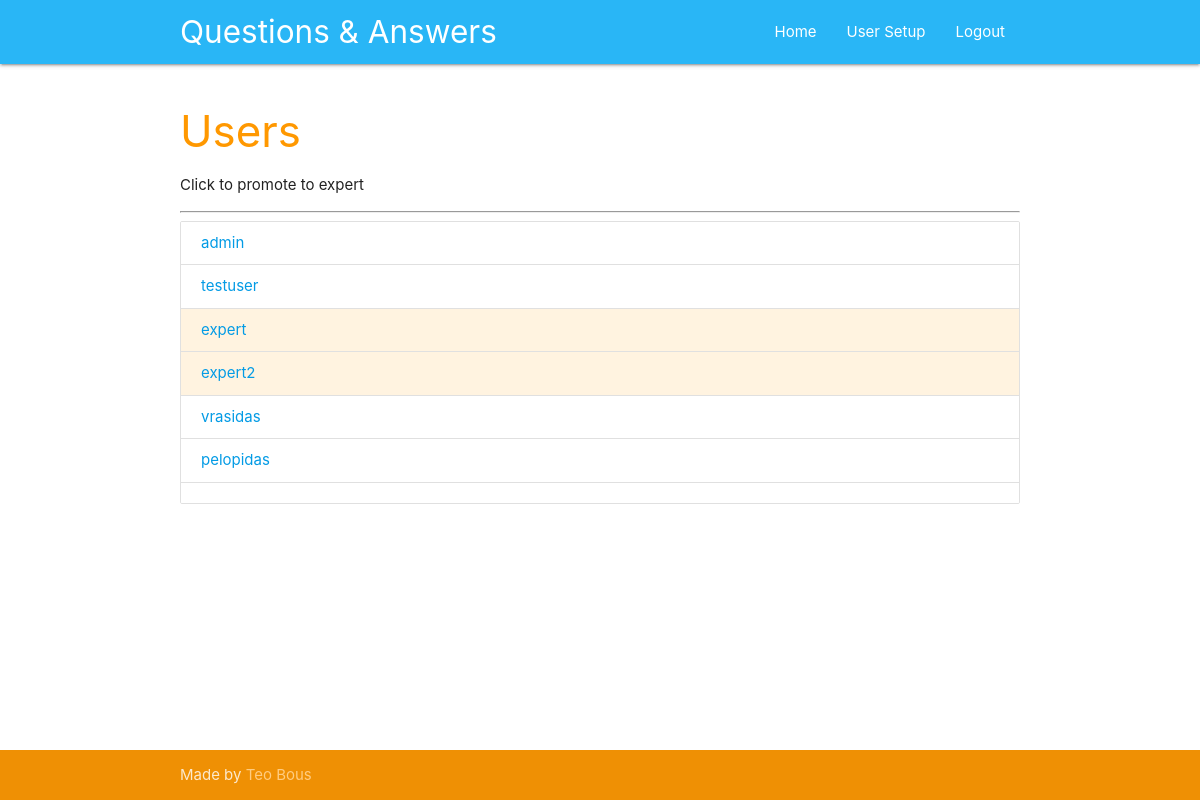
The page /users (signed in) on the database as committed earlier.
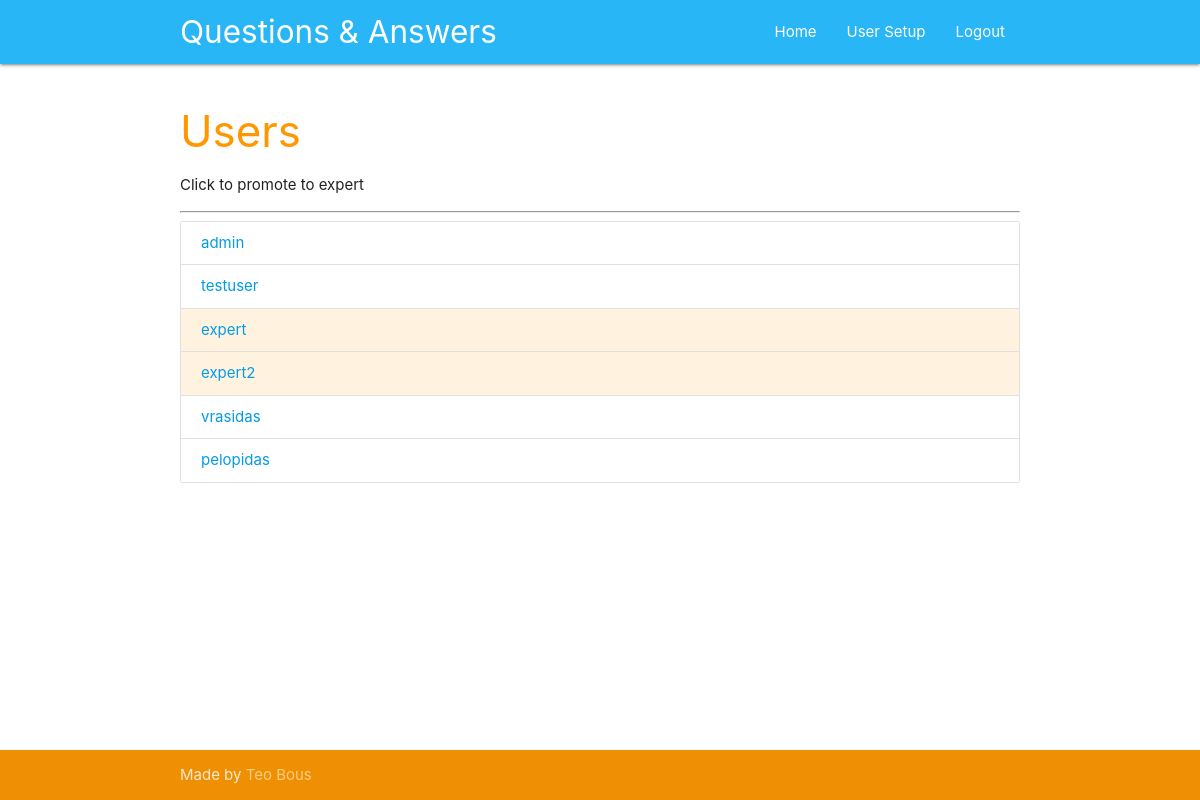
The same page on the database as committed later.
### tables this page shows
CREATE TABLE users (
    id integer primary key autoincrement,
    name text not null,
    password text not null,
    expert boolean not null,
    admin boolean not null 
);

### app.py (the view)
@app.route('/users')
def users():
	user = get_current_user()
	if not user:
		return redirect(url_for('login'))
	if user['admin'] == 0:
		return redirect(url_for('index'))
	db = get_db()
	users_cur = db.execute('select id, name, expert, admin from users')
	users_results = users_cur.fetchall()
	return render_template('users.html', user=user, users=users_results)

### app.py (called while the page is built)
def get_current_user():
	user_result = None
	if 'user' in session:
		user = session['user']
		db = get_db()
		query = 'select id, name, password, expert, admin from users where name = ?'
		user_cur = db.execute(query, [user])
		user_result = user_cur.fetchone()
	return user_result

### database.py (called while the page is built)
def connect_db():
	sql = sqlite3.connect('data.db')
	sql.row_factory = sqlite3.Row
	return sql

def get_db():
	if not hasattr(g, 'sqlite_db'):
		g.sqlite_db = connect_db()
	return g.sqlite_db

### templates/users.html (shortened to what this page needs)
{% extends 'base.html' %}
{% block content %}
    <div class="section">
      <div class="container">
        <h3 class="header orange-text">Users</h3>
        <p>Click to promote to expert</p>
        <hr>
        <ul class="collection">
          {% for user in users %}
          <li class="collection-item {% if user['expert'] == 1 %} orange lighten-5 {% endif %}">
            <a href="{{ url_for('promote', user_id=user['id']) }}">{{ user['name'] }}</a>
          </li>
          {% endfor %}
        </ul>
      </div>
    </div>
{% endblock %}

### templates/base.html (shortened to what this page needs)
<!DOCTYPE html>
<html lang="en">
  <head>
    <link href="{{url_for('static', filename = 'css/materialize.css')}}" type="text/css" rel="stylesheet" media="screen,projection"/>
    <link href="{{url_for('static', filename = 'css/style.css')}}" type="text/css" rel="stylesheet" media="screen,projection"/>
  </head>
  <body>
    <nav class="light-blue lighten-1" role="navigation">
      <div class="nav-wrapper container"><a id="logo-container" href="{{ url_for('index') }}" class="brand-logo">Questions & Answers</a>
      <ul class="right hide-on-med-and-down">
        <li><a href="{{ url_for('index') }}">Home</a></li>
        {%if user and user['admin'] == 1 %}
        <li><a href="{{ url_for('users') }}">User Setup</a></li>
        {% endif %}
        {%if user %}
        <li><a href="{{url_for('logout')}}">Logout</a></li>
        {% endif %}
      </ul>
    </div>
  </nav>
  <main>
    {% block content %}{% endblock %}
  </main>
  <footer class="page-footer orange">
    <div class="footer-copyright">
      <div class="container">
        Made by <a class="orange-text text-lighten-3" href="https://github.com/tbousiou">Teo Bous</a>
      </div>
    </div>
  </footer>
</body>
</html>

### static/css/style.css (style rules this page uses)
body { display: flex; min-height: 100vh; flex-direction: column; }
main { flex: 1 0 auto; }
.page-footer { padding-top: 0px; }

Rows that differ between the two databases and show on the page:
removed users: expert False (drawn)
